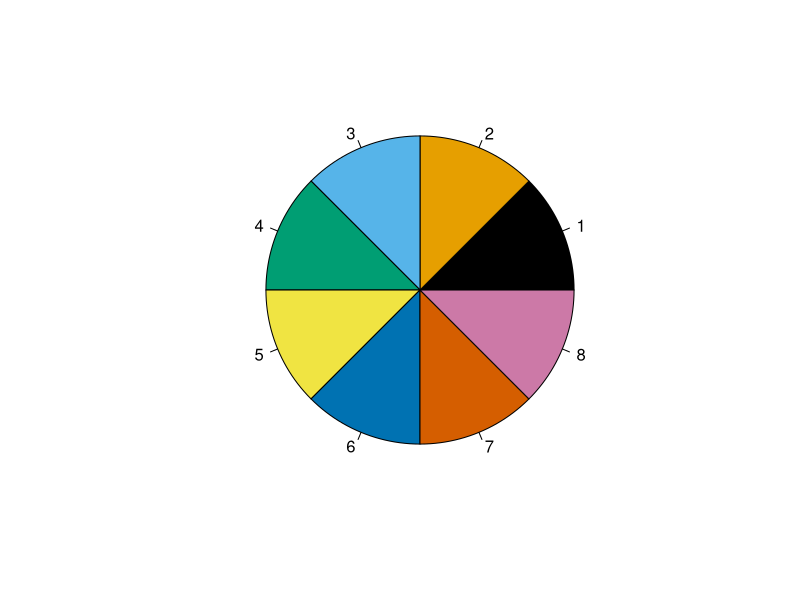
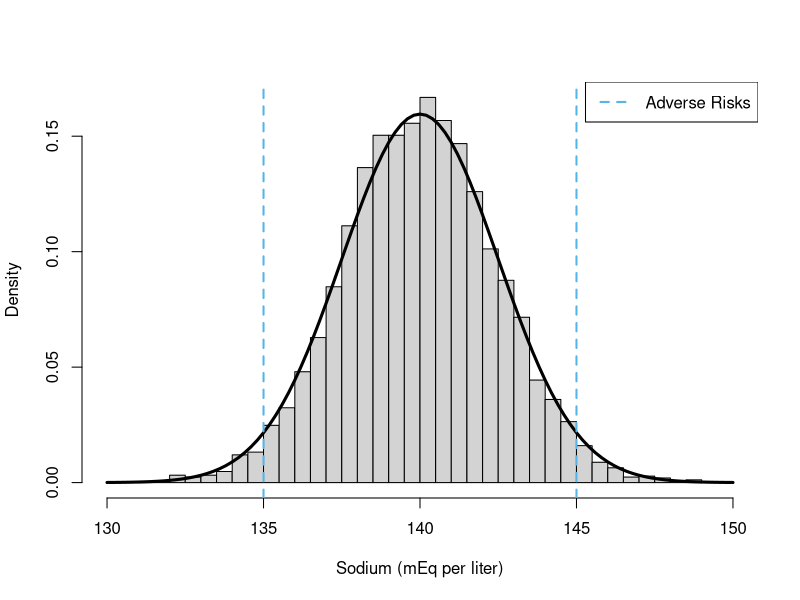
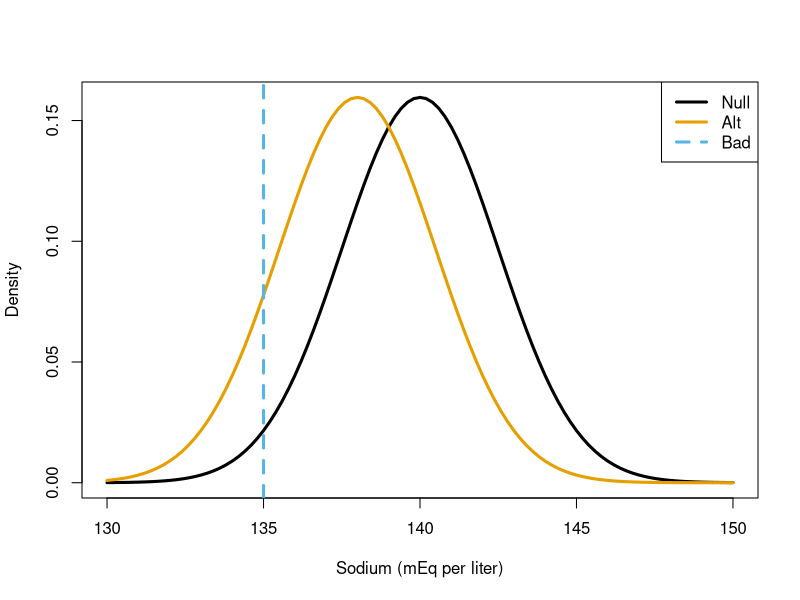
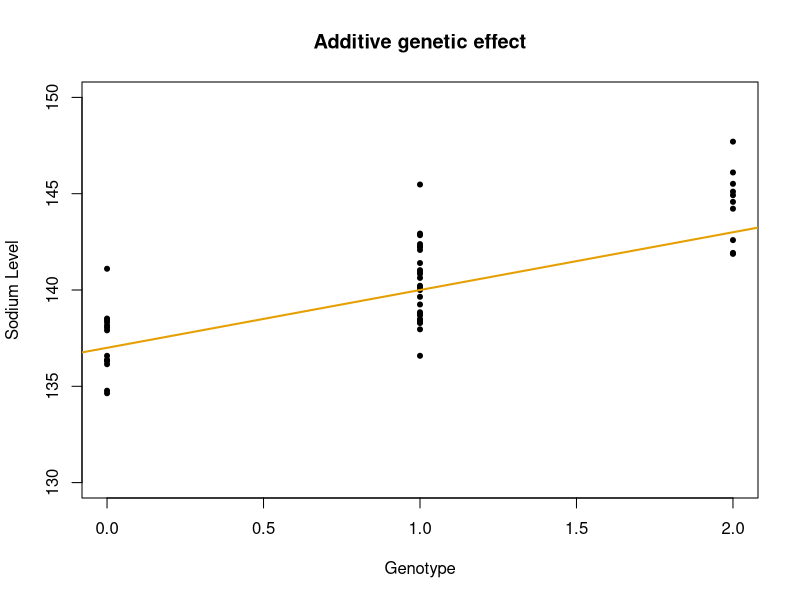
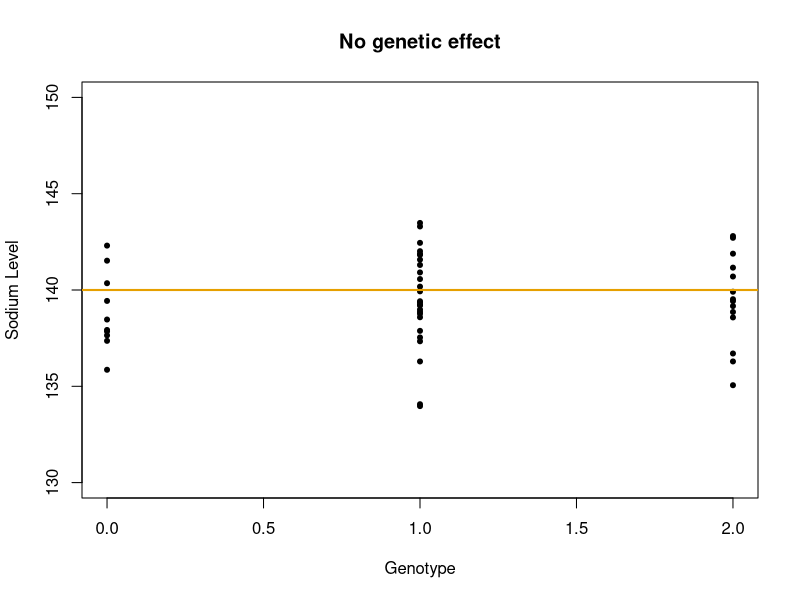
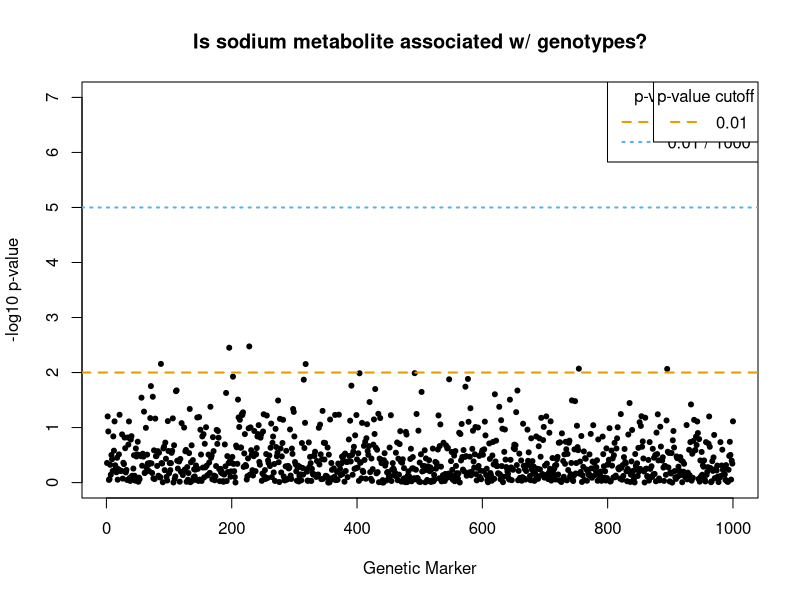

Here is the R script that generated these plots, in order:
# UW Biostatistics Seminar
# Seth Temple, sdtemple@uw.edu
# January 18, 2024



# Color blind color palettes ----------------------------------------------

colorBlindBlack8  <- c("#000000", "#E69F00", "#56B4E9", "#009E73", 
                       "#F0E442", "#0072B2", "#D55E00", "#CC79A7")
pie(rep(1, 8), col = colorBlindBlack8)

col1=colorBlindBlack8[1]
col2=colorBlindBlack8[2]
col3=colorBlindBlack8[3]
col4=colorBlindBlack8[4]

# Sodium metabolite as normally distributed -------------------------------

# help functions
?rnorm
?hist
?curve
?abline

mu = 140
sig = 2.5
x = rnorm(5000, mean=mu, sd=2.5)

# plotting
hist(x,
     breaks=50,
     xlab='Sodium (mEq per liter)',
     main=NA,
     probability=T,
     xlim=c(130,150)
     )
curve(dnorm(x,mu,sig),
      from=130,
      to=150,
      add=T,
      lwd=3
      )
# abline(v=mu,
#        col=col3,
#        lwd=4,
#        lty='dashed'
#        )
abline(v=135,
       col=col3,
       lwd=2,
       lty='dashed'
       )
abline(v=145,
       col=col3,
       lwd=2,
       lty='dashed'
)
legend("topright",
       legend=c("Adverse Risks"),
       col=c(col3),
       lty=c("dashed"),
       lwd=c(2)
)

# p-value calculation
n = 30
mud = 139
xd = rnorm(n, mud, sig)
zd = sqrt(n) * (mean(xd) - mu) / sig
pnorm(zd,0,1)


# Type Error Simulations --------------------------------------------------

# type 1 error

ctr <- 0
K <- 1000
n = 30
mu = 140
sig = 2.5
for(j in 1:K){
  x = rnorm(n,mu,sd=sig)
  z = sqrt(n) * (mean(x) - mu) / sig
  if(abs(z)>1.96){
    ctr <- ctr + 1
  }
} 
ctr/K

# alternative model diagram

?abline

vert = mu - 2 * sig
x = rnorm(n,mu,sd=sig)
y = rnorm(n,138,sig)

curve(dnorm(x,mu,sig),
      from=130,
      to=150,
      lwd=3,
      xlab='Sodium (mEq per liter)',
      y='Density',
      col=col1
)
curve(dnorm(x,138,sig),
      from=130,
      to=150,
      lwd=3,
      xlab='Sodium (mEq per liter)',
      y='Density',
      col=col2,
      add=T
)

abline(v=135,
       col=col3,
       lwd=3,
       lty='dashed'
)
legend("topright",
       legend=c("Null","Alt","Bad"),
       col=c(col1,col2,col3),
       lty=c("solid","solid","dashed"),
       lwd=c(3,3,3)
       )


# type 2 error (different models)

{
ctr <- 0
K <- 2000
n = 40
mu = 140
mua = 139. # change this and re-run
sig = 2.5
for(j in 1:K){
  x = rnorm(n,mua,sd=sig)
  z = sqrt(n) * (mean(x) - mu) / sig
  if(abs(z)>1.96){
    ctr <- ctr + 1
  }
}
ctr/K
(1-ctr/K)
}

# type 2 error (different sample sizes)

{
  ctr <- 0
  K <- 2000
  n = 40 # change this and re-run
  mu = 140
  mua = 139. 
  sig = 2.5
  for(j in 1:K){
    x = rnorm(n,mua,sd=sig)
    z = sqrt(n) * (mean(x) - mu) / sig
    if(abs(z)>1.96){
      ctr <- ctr + 1
    }
  }
  ctr/K
  (1-ctr/K)
}

# type 2 error (different level tests)

{
K <- 2000
n = 30 
mu = 140
mua = 139.
sig = 2.5
cutoff = qnorm(0.9995) # change this and re-run
ctr <- 0
for(j in 1:K){
  x = rnorm(n,mua,sd=sig)
  z = sqrt(n) * (mean(x) - mu) / sig
  if(abs(z)>cutoff){
    ctr <- ctr + 1
  }
} 
ctr/K
(1-ctr/K)
}

# # hidden slide
# 
# mu <- 140
# sig <- 2.5
# n <- 8
# x <- rnorm(1,mu,sig/sqrt(n))
# curve(dnorm(x,mu,sig/sqrt(n)),
#       from=130,
#       to=150,
#       lwd=2,
#       xlab='Sodium (mEq per liter)',
#       y='Density',
#       main="Sample distribution of average"
# )

# n <- 4
# x <- rnorm(1,mu,sig/sqrt(n))
# curve(dnorm(x,mu,sig/sqrt(n)),
#       from=130,
#       to=150,
#       lwd=2,
#       add=T,
#       col=col2,
#       lty="dotted"
# )
# 
# n <- 1
# x <- rnorm(1,mu,sig/sqrt(n))
# curve(dnorm(x,mu,sig/sqrt(n)),
#       from=130,
#       to=150,
#       lwd=2,
#       add=T,
#       col=col3,
#       lty="dashed"
# )
# 
# abline(v=139,lty="dashed")
# 
# legend("topright",
#        legend=c("8","4","1"),
#        col=c(col1,col2,col3),
#        lty=c("solid","dotted","dashed"),
#        lwd=c(2,2,2),
#        title="Sample Size"
# )



# Genome-wide associations ------------------------------------------------

?lm
?summary
?rmultinom

# additive genetic effect
n = 50
eps = rnorm(n,sd=sig)
x = rmultinom(n, 2, rep(1/3,2))
x = x[1,]
beta1 = 3
beta0 = 137
y = beta0 + beta1 * x + eps

plot(x,
     y,
     pch=20,
     xlab="Genotype",
     ylab="Sodium Level",
     ylim=c(130,150),
     main="Additive genetic effect"
     )
abline(a=beta0,
       b=beta1,
       lwd=2,
       col=col2
       )
summary(lm(y~x))

# no genetic effect
n = 50
eps = rnorm(n,sd=sig)
x = rmultinom(n, 2,rep(1/3,2))
x = x[1,]
beta1 = 0
beta0 = 140
y = beta0 + beta1 * x + eps

plot(x,
     y,
     pch=20,
     xlab="Genotype",
     ylab="Sodium Level",
     ylim=c(130,150),
     main="No genetic effect"
)
abline(a=beta0,
       b=beta1,
       lwd=2,
       col=col2
)

summary(lm(y~x))

# multiple testing

pvals <- c()
n = 50
beta1 = 0
beta0 = 140
sig=2.5
ctr=0
K <- 1000
for(k in 1:K){
  eps = rnorm(n,sd=sig)
  x = rmultinom(n, 2,rep(1/3,2))
  x = x[1,]
  y = beta0 + beta1 * x + eps
  currpval = summary(lm(y~x))$coefficients[,4][2]
  if(currpval<0.01){
    ctr <- ctr + 1
  }
  pvals <- c(pvals,currpval)
}

plot(1:K,
     -log10(pvals),
     pch=20,
     xlab="Genetic Marker",
     ylab="-log10 p-value",
     main="Is sodium metabolite associated w/ genotypes?",
     ylim=c(0,7)
     )
abline(h=2,col=col2,lwd=2,lty="dashed")
abline(h=5,col=col3,lwd=2,lty="dotted") # comment out for 1 slide

legend("topright",
       legend=c("0.01","0.01 / 1000"),
       col=c(col2,col3),
       lty=c("dashed","dotted"),
       lwd=c(2,2),
       title="p-value cutoff"
)

legend("topright",
       legend=c("0.01"),
       col=c(col2),
       lty=c("dashed"),
       lwd=c(2),
       title="p-value cutoff"
)
